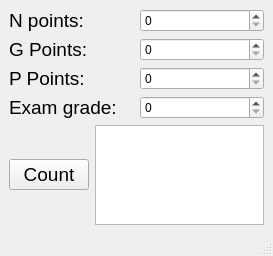
<?xml version="1.0" encoding="UTF-8"?>
<ui version="4.0">
 <class>MainWindow</class>
 <widget class="QMainWindow" name="MainWindow">
  <property name="geometry">
   <rect>
    <x>0</x>
    <y>0</y>
    <width>273</width>
    <height>256</height>
   </rect>
  </property>
  <property name="windowTitle">
   <string>MainWindow</string>
  </property>
  <widget class="QWidget" name="centralwidget">
   <layout class="QGridLayout" name="gridLayout">
    <item row="0" column="0">
     <layout class="QHBoxLayout" name="horizontalLayout">
      <item>
       <layout class="QVBoxLayout" name="verticalLayout_2">
        <item>
         <widget class="QLabel" name="label">
          <property name="font">
           <font>
            <pointsize>14</pointsize>
           </font>
          </property>
          <property name="text">
           <string>N points:</string>
          </property>
         </widget>
        </item>
        <item>
         <widget class="QLabel" name="label_2">
          <property name="font">
           <font>
            <pointsize>14</pointsize>
           </font>
          </property>
          <property name="text">
           <string>G Points:</string>
          </property>
         </widget>
        </item>
        <item>
         <widget class="QLabel" name="label_3">
          <property name="font">
           <font>
            <pointsize>14</pointsize>
           </font>
          </property>
          <property name="text">
           <string>P Points:</string>
          </property>
         </widget>
        </item>
        <item>
         <widget class="QLabel" name="label_4">
          <property name="font">
           <font>
            <pointsize>14</pointsize>
           </font>
          </property>
          <property name="text">
           <string>Exam grade:</string>
          </property>
         </widget>
        </item>
       </layout>
      </item>
      <item>
       <layout class="QVBoxLayout" name="verticalLayout">
        <item>
         <widget class="QSpinBox" name="spinBoxN"/>
        </item>
        <item>
         <widget class="QSpinBox" name="spinBoxG"/>
        </item>
        <item>
         <widget class="QSpinBox" name="spinBoxP"/>
        </item>
        <item>
         <widget class="QSpinBox" name="spinBoxE"/>
        </item>
       </layout>
      </item>
     </layout>
    </item>
    <item row="1" column="0">
     <layout class="QHBoxLayout" name="horizontalLayout_2">
      <item>
       <widget class="QPushButton" name="countPushButton">
        <property name="font">
         <font>
          <pointsize>14</pointsize>
         </font>
        </property>
        <property name="text">
         <string>Count</string>
        </property>
       </widget>
      </item>
      <item>
       <widget class="QTextBrowser" name="textBrowser"/>
      </item>
     </layout>
    </item>
   </layout>
  </widget>
  <widget class="QMenuBar" name="menubar">
   <property name="geometry">
    <rect>
     <x>0</x>
     <y>0</y>
     <width>273</width>
     <height>20</height>
    </rect>
   </property>
  </widget>
  <widget class="QStatusBar" name="statusbar"/>
 </widget>
 <resources/>
 <connections/>
</ui>
